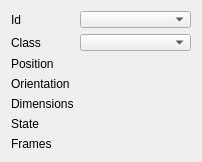
<?xml version="1.0" encoding="UTF-8"?>
<ui version="4.0">
 <class>BoundingBoxInformation_ui</class>
 <widget class="QWidget" name="BoundingBoxInformation_ui">
  <property name="geometry">
   <rect>
    <x>0</x>
    <y>0</y>
    <width>202</width>
    <height>162</height>
   </rect>
  </property>
  <property name="windowTitle">
   <string>Form</string>
  </property>
  <layout class="QFormLayout" name="formLayout_2">
   <property name="sizeConstraint">
    <enum>QLayout::SetMaximumSize</enum>
   </property>
   <item row="0" column="0" colspan="2">
    <layout class="QFormLayout" name="formLayout">
     <property name="fieldGrowthPolicy">
      <enum>QFormLayout::ExpandingFieldsGrow</enum>
     </property>
     <property name="labelAlignment">
      <set>Qt::AlignLeading|Qt::AlignLeft|Qt::AlignVCenter</set>
     </property>
     <property name="formAlignment">
      <set>Qt::AlignRight|Qt::AlignTop|Qt::AlignTrailing</set>
     </property>
     <item row="0" column="0">
      <widget class="QLabel" name="label">
       <property name="text">
        <string>Id</string>
       </property>
      </widget>
     </item>
     <item row="0" column="1">
      <widget class="QComboBox" name="comboBox_BB_Id">
       <property name="sizePolicy">
        <sizepolicy hsizetype="Expanding" vsizetype="Fixed">
         <horstretch>0</horstretch>
         <verstretch>0</verstretch>
        </sizepolicy>
       </property>
      </widget>
     </item>
     <item row="1" column="0">
      <widget class="QLabel" name="label_2">
       <property name="text">
        <string>Class</string>
       </property>
      </widget>
     </item>
     <item row="1" column="1">
      <widget class="QComboBox" name="comboBox_BB_Class">
       <property name="sizePolicy">
        <sizepolicy hsizetype="Expanding" vsizetype="Fixed">
         <horstretch>0</horstretch>
         <verstretch>0</verstretch>
        </sizepolicy>
       </property>
      </widget>
     </item>
     <item row="2" column="0">
      <widget class="QLabel" name="label_4">
       <property name="text">
        <string>Position</string>
       </property>
      </widget>
     </item>
     <item row="2" column="1">
      <widget class="QLabel" name="label_BB_Position">
       <property name="sizePolicy">
        <sizepolicy hsizetype="Expanding" vsizetype="Preferred">
         <horstretch>0</horstretch>
         <verstretch>0</verstretch>
        </sizepolicy>
       </property>
       <property name="text">
        <string/>
       </property>
       <property name="alignment">
        <set>Qt::AlignCenter</set>
       </property>
      </widget>
     </item>
     <item row="3" column="0">
      <widget class="QLabel" name="label_5">
       <property name="text">
        <string>Orientation</string>
       </property>
      </widget>
     </item>
     <item row="3" column="1">
      <widget class="QLabel" name="label_BB_Orientation">
       <property name="sizePolicy">
        <sizepolicy hsizetype="Expanding" vsizetype="Preferred">
         <horstretch>0</horstretch>
         <verstretch>0</verstretch>
        </sizepolicy>
       </property>
       <property name="text">
        <string/>
       </property>
       <property name="alignment">
        <set>Qt::AlignCenter</set>
       </property>
      </widget>
     </item>
     <item row="4" column="0">
      <widget class="QLabel" name="label_6">
       <property name="text">
        <string>Dimensions</string>
       </property>
      </widget>
     </item>
     <item row="4" column="1">
      <widget class="QLabel" name="label_BB_Dimensions">
       <property name="sizePolicy">
        <sizepolicy hsizetype="Expanding" vsizetype="Preferred">
         <horstretch>0</horstretch>
         <verstretch>0</verstretch>
        </sizepolicy>
       </property>
       <property name="text">
        <string/>
       </property>
       <property name="alignment">
        <set>Qt::AlignCenter</set>
       </property>
      </widget>
     </item>
     <item row="5" column="0">
      <widget class="QLabel" name="label_3">
       <property name="text">
        <string>State</string>
       </property>
      </widget>
     </item>
     <item row="5" column="1">
      <widget class="QLabel" name="label_BB_State">
       <property name="sizePolicy">
        <sizepolicy hsizetype="Expanding" vsizetype="Preferred">
         <horstretch>0</horstretch>
         <verstretch>0</verstretch>
        </sizepolicy>
       </property>
       <property name="text">
        <string/>
       </property>
       <property name="alignment">
        <set>Qt::AlignCenter</set>
       </property>
      </widget>
     </item>
     <item row="6" column="0">
      <widget class="QLabel" name="label_8">
       <property name="text">
        <string>Frames</string>
       </property>
      </widget>
     </item>
     <item row="6" column="1">
      <widget class="QLabel" name="label_BB_Frames">
       <property name="sizePolicy">
        <sizepolicy hsizetype="Expanding" vsizetype="Preferred">
         <horstretch>0</horstretch>
         <verstretch>0</verstretch>
        </sizepolicy>
       </property>
       <property name="text">
        <string/>
       </property>
       <property name="alignment">
        <set>Qt::AlignCenter</set>
       </property>
      </widget>
     </item>
    </layout>
   </item>
  </layout>
 </widget>
 <resources/>
 <connections/>
</ui>
